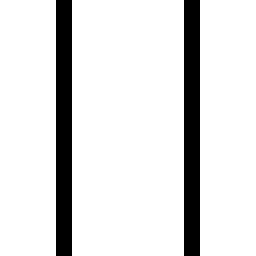

Rendered tile map (Tiled .tmx) drawn with the repository's tilesets; below, a short description and the full map source, tile grids included:
An orthogonal 2x2 tile map with 128x128 px tiles, 1 tile layer (Tile Layer 1).

<map version="1.5" tiledversion="1.7.2" orientation="orthogonal" renderorder="right-down" width="2" height="2" tilewidth="128" tileheight="128" infinite="0" nextlayerid="2" nextobjectid="1">
 <tileset firstgid="1" name="g1" tilewidth="128" tileheight="128" tilecount="15" columns="0">
  <grid orientation="orthogonal" width="1" height="1" />
  <tile id="0">
   <image width="128" height="128" source="../tileset/0.bmp" />
  </tile>
  <tile id="1">
   <image width="128" height="128" source="../tileset/1.bmp" />
  </tile>
  <tile id="2">
   <image width="128" height="128" source="../tileset/2.bmp" />
  </tile>
  <tile id="3">
   <image width="128" height="128" source="../tileset/3.bmp" />
  </tile>
  <tile id="4">
   <image width="128" height="128" source="../tileset/4.bmp" />
  </tile>
  <tile id="5">
   <image width="128" height="128" source="../tileset/5.bmp" />
  </tile>
  <tile id="6">
   <image width="128" height="128" source="../tileset/6.bmp" />
  </tile>
  <tile id="7">
   <image width="128" height="128" source="../tileset/7.bmp" />
  </tile>
  <tile id="8">
   <image width="128" height="128" source="../tileset/8.bmp" />
  </tile>
  <tile id="9">
   <image width="128" height="128" source="../tileset/9.bmp" />
  </tile>
  <tile id="10">
   <image width="128" height="128" source="../tileset/10.bmp" />
  </tile>
  <tile id="11">
   <image width="128" height="128" source="../tileset/11.bmp" />
  </tile>
  <tile id="12">
   <image width="128" height="128" source="../tileset/12.bmp" />
  </tile>
  <tile id="13">
   <image width="128" height="128" source="../tileset/13.bmp" />
  </tile>
  <tile id="14">
   <image width="128" height="128" source="../tileset/14.bmp" />
  </tile>
 </tileset>
 <layer id="1" name="Tile Layer 1" width="2" height="2">
  <data encoding="csv">
5,5,
5,5
</data>
 </layer>
</map>
